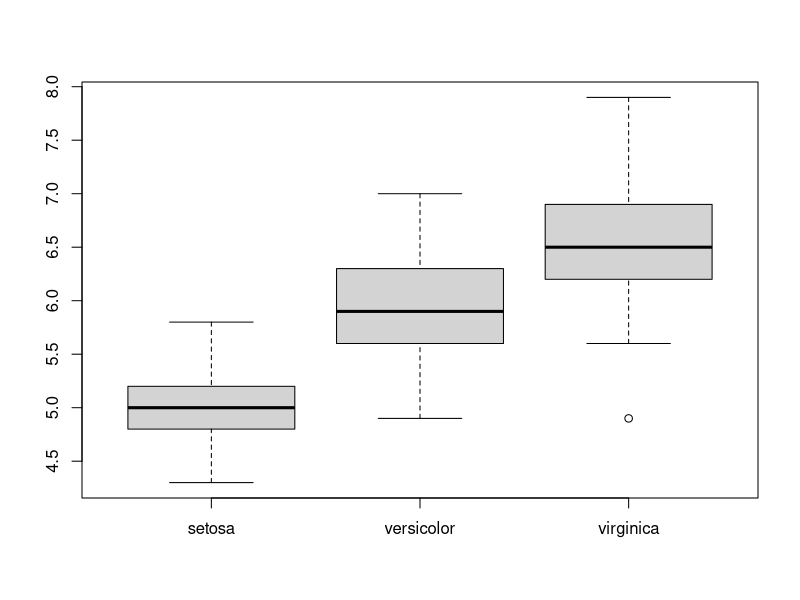
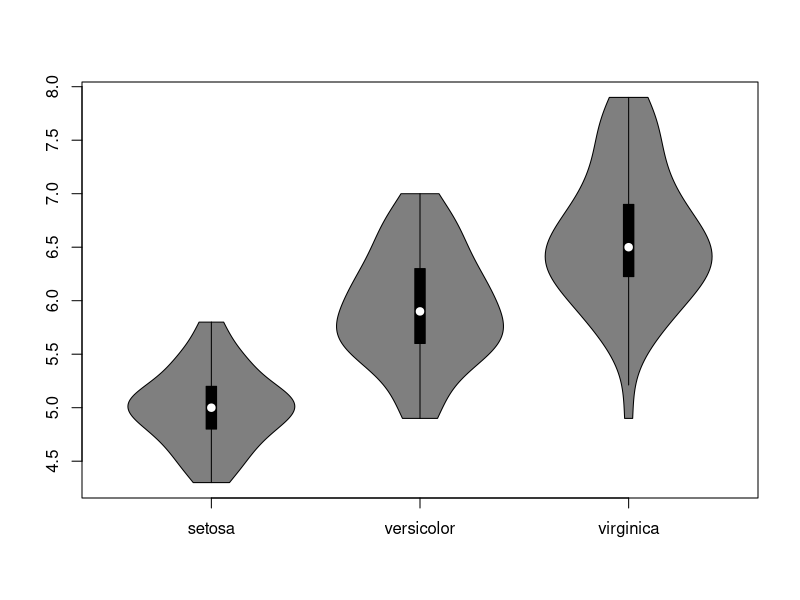
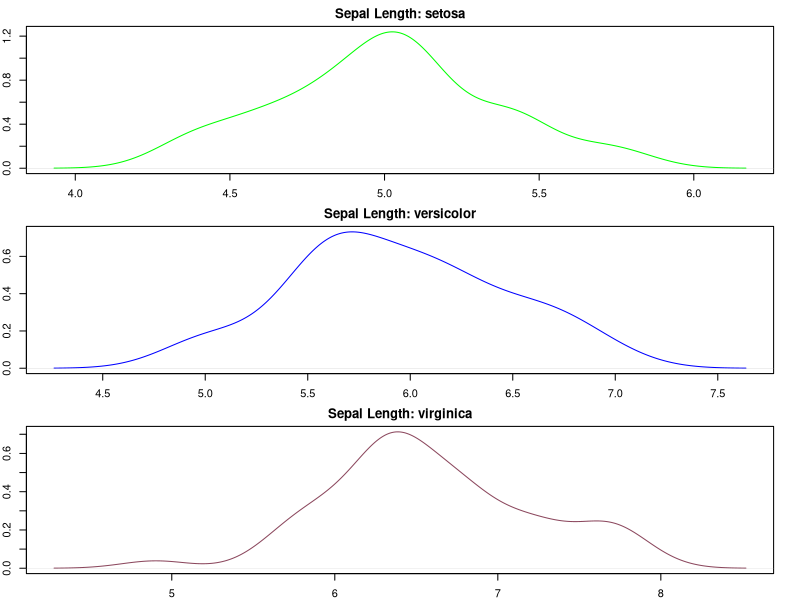
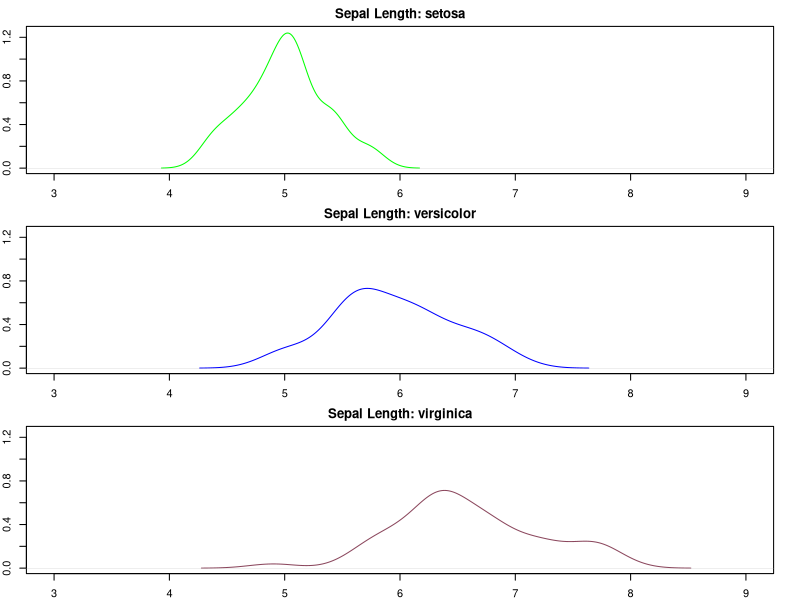
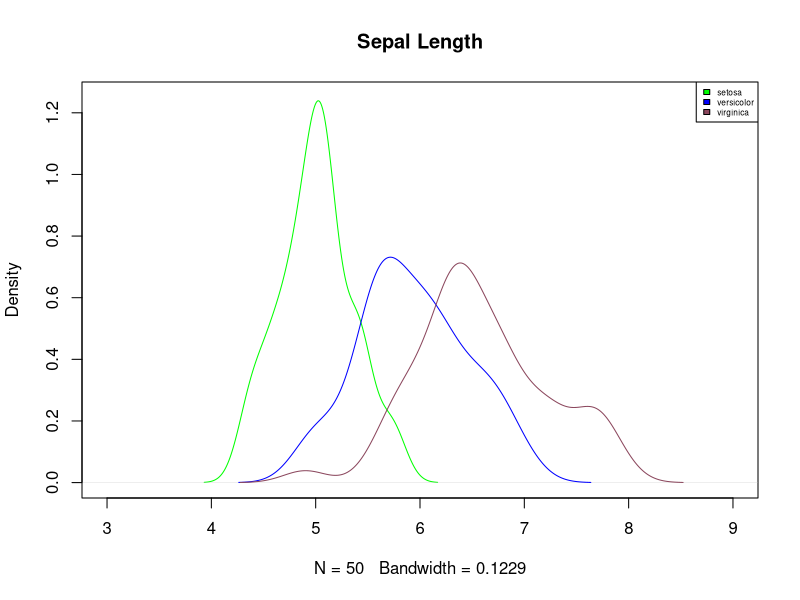
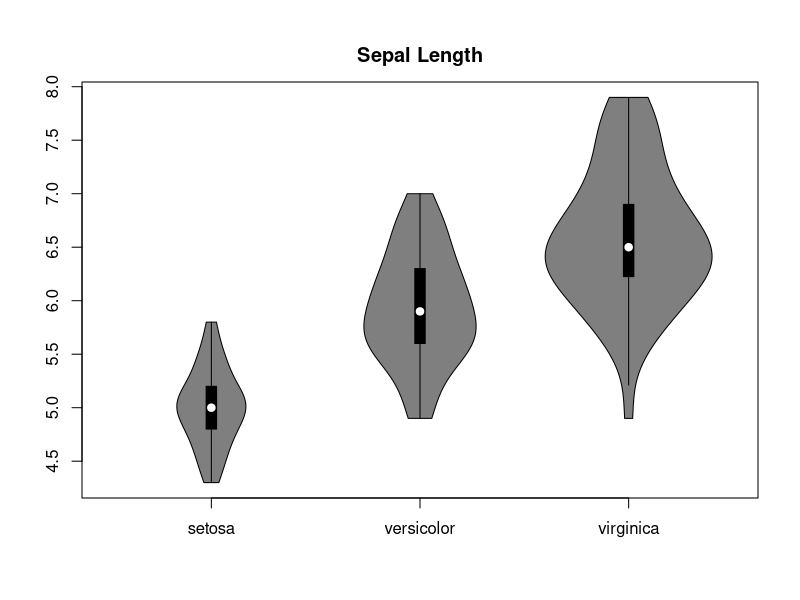
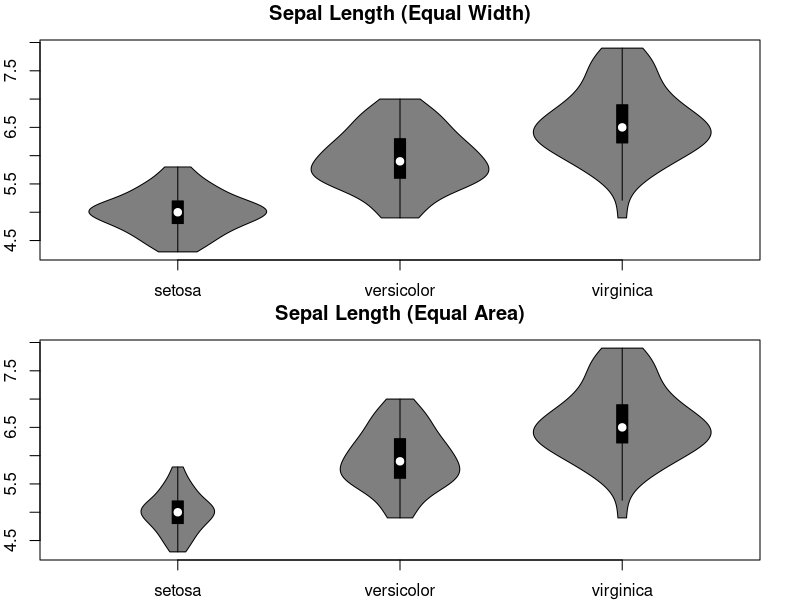
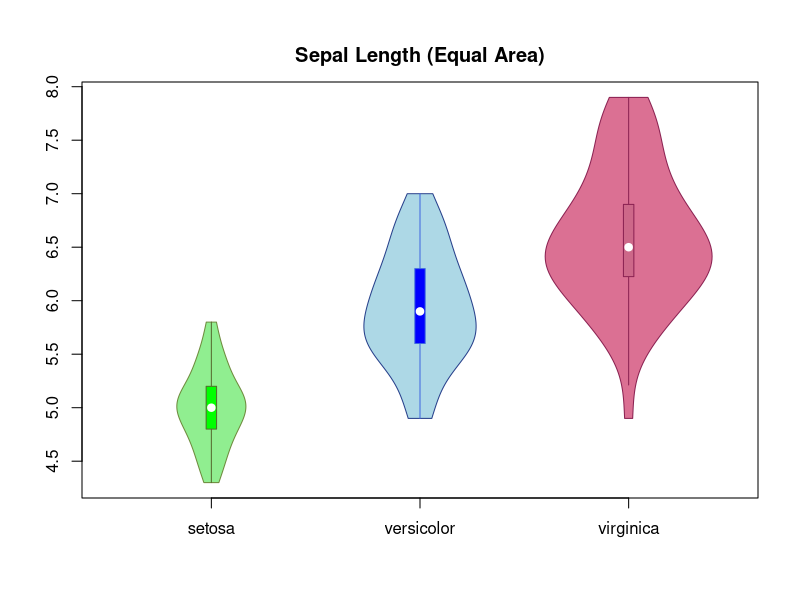

Source code (R) for these figures, in order:
## -----------------------------------------------------------------------------
library("vioplot")

## ---- message=FALSE-----------------------------------------------------------
data(iris)
boxplot(iris$Sepal.Length[iris$Species=="setosa"], iris$Sepal.Length[iris$Species=="versicolor"], iris$Sepal.Length[iris$Species=="virginica"], names=c("setosa", "versicolor", "virginica"))
vioplot(iris$Sepal.Length[iris$Species=="setosa"], iris$Sepal.Length[iris$Species=="versicolor"], iris$Sepal.Length[iris$Species=="virginica"], names=c("setosa", "versicolor", "virginica"))

## ---- echo=FALSE, message=FALSE-----------------------------------------------
par(mar=rep(1,4))

## -----------------------------------------------------------------------------
par(mfrow=c(3, 1))
par(mar=rep(2, 4))
plot(density(iris$Sepal.Length[iris$Species=="setosa"]), main="Sepal Length: setosa", col="green")
plot(density(iris$Sepal.Length[iris$Species=="versicolor"]), main="Sepal Length: versicolor", col="blue")
plot(density(iris$Sepal.Length[iris$Species=="virginica"]), main="Sepal Length: virginica", col="palevioletred4")
par(mfrow=c(1, 1))

## ---- echo=FALSE, message=FALSE-----------------------------------------------
par(mar=c(5, 4, 4, 2) + 0.1)

## ---- echo=FALSE, message=FALSE-----------------------------------------------
par(mar=rep(2,4))

## -----------------------------------------------------------------------------
par(mfrow=c(3, 1))
par(mar=rep(2, 4))
xaxis <- c(3, 9)
yaxis <- c(0, 1.25)
plot(density(iris$Sepal.Length[iris$Species=="setosa"]), main="Sepal Length: setosa", col="green", xlim=xaxis, ylim=yaxis)
plot(density(iris$Sepal.Length[iris$Species=="versicolor"]), main="Sepal Length: versicolor", col="blue", xlim=xaxis, ylim=yaxis)
plot(density(iris$Sepal.Length[iris$Species=="virginica"]), main="Sepal Length: virginica", col="palevioletred4", xlim=xaxis, ylim=yaxis)
par(mfrow=c(1, 1))

## ---- echo=FALSE, message=FALSE-----------------------------------------------
par(mar=c(5, 4, 4, 2) + 0.1)

## -----------------------------------------------------------------------------
par(mfrow=c(1, 1))
xaxis <- c(3, 9)
yaxis <- c(0, 1.25)
plot(density(iris$Sepal.Length[iris$Species=="setosa"]), main="Sepal Length", col="green", xlim=xaxis, ylim=yaxis)
lines(density(iris$Sepal.Length[iris$Species=="versicolor"]), col="blue")
lines(density(iris$Sepal.Length[iris$Species=="virginica"]), col="palevioletred4")
legend("topright", fill=c("green", "blue", "palevioletred4"), legend=levels(iris$Species), cex=0.5)

## -----------------------------------------------------------------------------
vioplot(iris$Sepal.Length[iris$Species=="setosa"], iris$Sepal.Length[iris$Species=="versicolor"], iris$Sepal.Length[iris$Species=="virginica"], names=c("setosa", "versicolor", "virginica"), main="Sepal Length", areaEqual = T)

## ---- echo=FALSE, message=FALSE-----------------------------------------------
par(mar=rep(2, 4))

## -----------------------------------------------------------------------------
par(mfrow=c(2,1))
par(mar=rep(2, 4))
vioplot(iris$Sepal.Length[iris$Species=="setosa"], iris$Sepal.Length[iris$Species=="versicolor"], iris$Sepal.Length[iris$Species=="virginica"], names=c("setosa", "versicolor", "virginica"), main="Sepal Length (Equal Width)", areaEqual = F)
vioplot(iris$Sepal.Length[iris$Species=="setosa"], iris$Sepal.Length[iris$Species=="versicolor"], iris$Sepal.Length[iris$Species=="virginica"], names=c("setosa", "versicolor", "virginica"), main="Sepal Length (Equal Area)", areaEqual = T)
par(mfrow=c(1,1))

## ---- echo=FALSE, message=FALSE-----------------------------------------------
par(mar=c(5, 4, 4, 2) + 0.1)

## -----------------------------------------------------------------------------
vioplot(iris$Sepal.Length[iris$Species=="setosa"], iris$Sepal.Length[iris$Species=="versicolor"], iris$Sepal.Length[iris$Species=="virginica"], names=c("setosa", "versicolor", "virginica"), main="Sepal Length (Equal Area)", areaEqual = T, col=c("lightgreen", "lightblue", "palevioletred"), rectCol=c("green", "blue", "palevioletred3"), lineCol=c("darkolivegreen", "royalblue", "violetred4"), border=c("darkolivegreen4", "royalblue4", "violetred4"))

## -----------------------------------------------------------------------------
vioplot(iris$Sepal.Length[iris$Species=="setosa"], iris$Sepal.Length[iris$Species=="versicolor"], iris$Sepal.Length[iris$Species=="virginica"], names=c("setosa", "versicolor", "virginica"), main="Sepal Length (Equal Area)", areaEqual = T, col=c("lightgreen", "lightblue", "palevioletred"), rectCol=c("green", "blue", "palevioletred3"), lineCol=c("darkolivegreen", "royalblue", "violetred4"), border=c("darkolivegreen4", "royalblue4", "violetred4"), wex=1.25)

## -----------------------------------------------------------------------------
vioplot(rnorm(200, 3, 0.5), rpois(200, 2.5),  rbinom(100, 10, 0.4), rlnorm(200, 0, 0.5), rnbinom(200, 10, 0.9), rlogis(20, 0, 0.5), areaEqual = F, main="Equal Width", xlab="distribution", ylab="data value", names=c("normal", "poisson", "binomial", "log-normal", "neg-binomial", "logistic"))
vioplot(rnorm(200, 3, 0.5), rpois(200, 2.5),  rbinom(100, 10, 0.4), rlnorm(200, 0, 0.5), rnbinom(200, 10, 0.9), rlogis(20, 0, 0.5), areaEqual = T, main="Equal Area", xlab="distribution", ylab="data value", names=c("normal", "poisson", "binomial", "log-normal", "neg-binomial", "logistic"))
